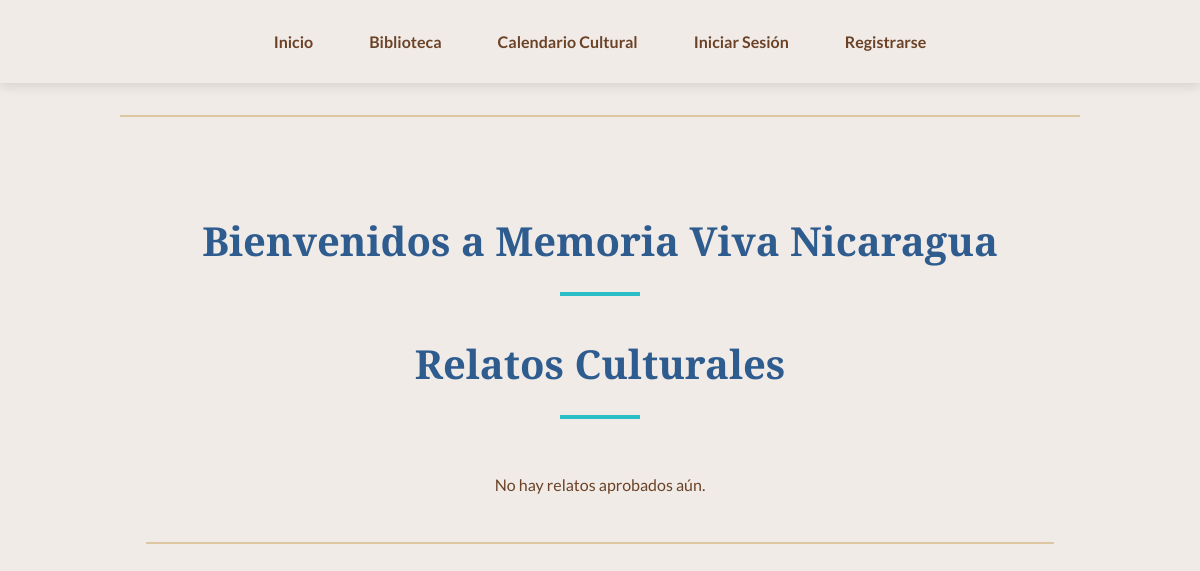
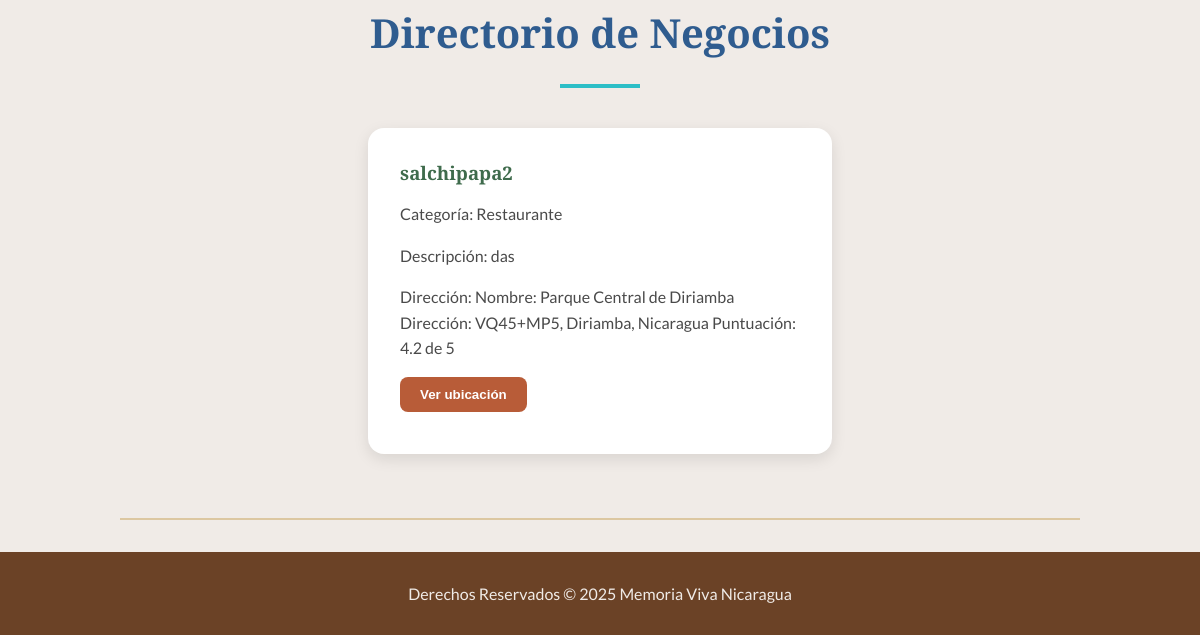
Before: / with the older database file (2 pictures, top to bottom).
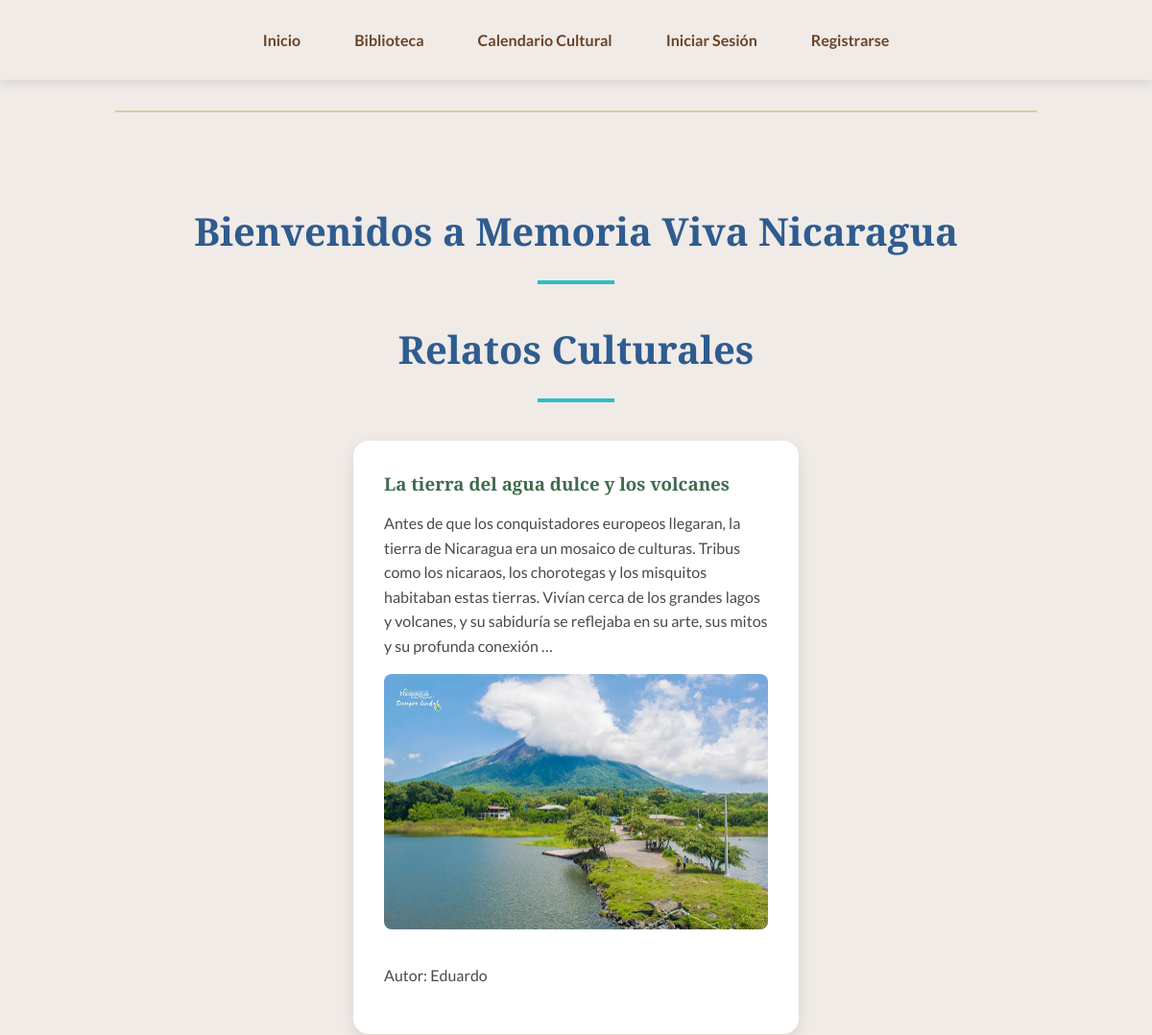
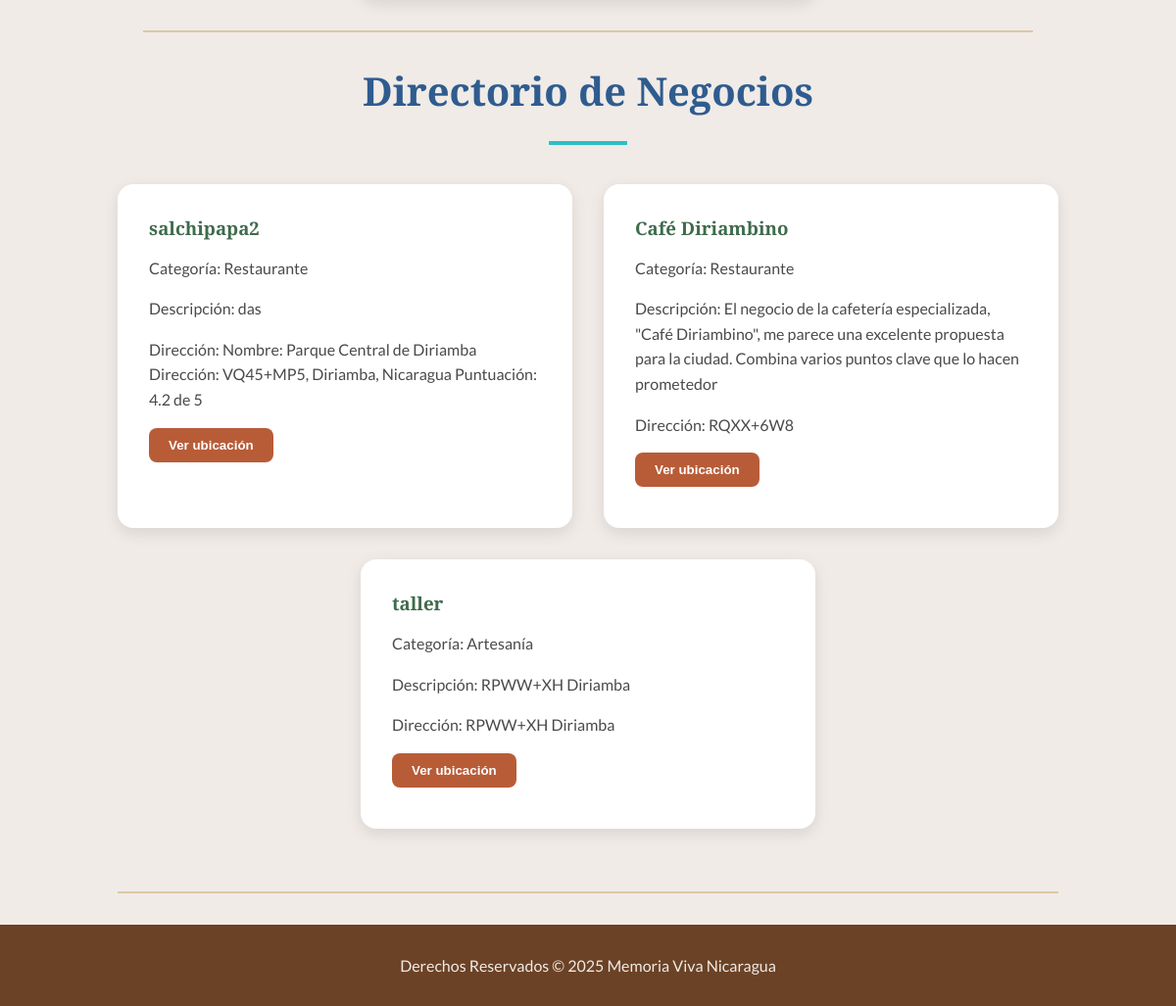
After: the same page with the newer database file (2 pictures, top to bottom).
### locales/models.py (models this page shows, shortened)
class Negocio(models.Model):
    CATEGORIES = (
        ('restaurante', 'Restaurante'),
        ('hotel', 'Hotel'),
        ('artesania', 'Artesanía'),
        ('museo', 'Museo'),
    )
    name = models.CharField(max_length=200)
    description = models.TextField()
    category = models.CharField(max_length=50, choices=CATEGORIES)
    address_text = models.CharField(max_length=255)
    hours = models.CharField(max_length=255)
    created_by = models.ForeignKey(User, on_delete=models.SET_NULL, null=True, related_name='negocios_creados')

class Relato(models.Model):
    STATUS_CHOICES = (
        ('pending', 'Pendiente'),
        ('approved', 'Aprobado'),
        ('rejected', 'Rechazado'),
    )
    title = models.CharField(max_length=200)
    content = models.TextField(default='')
    image = models.ImageField(upload_to='relatos/images/')
    status = models.CharField(max_length=10, choices=STATUS_CHOICES, default='pending')
    author = models.ForeignKey(User, on_delete=models.CASCADE)

### locales/views.py (the view)
# urls.py: path('', locales_views.home_view, name='home_view'),
def home_view(request):
    relatos = Relato.objects.filter(status='approved')
    negocios = Negocio.objects.all()
    return render(request, 'locales/home.html', {'relatos': relatos, 'negocios': negocios})

### locales/templates/locales/home.html (shortened to what this page needs)
{% extends 'locales/base.html' %}
{% block content %}
  <h1 class="section-title">Bienvenidos a Memoria Viva Nicaragua</h1>
  <h2 class="section-title">Relatos Culturales</h2>
  <div class="card-container">
    {% for relato in relatos %}
      <div class="card">
        <h3>{{ relato.title }}</h3>
        <p>{{ relato.content|safe|truncatewords:50 }}</p>
        {% if relato.image %}
          <img src="{{ relato.image.url }}" alt="{{ relato.title }}">
        {% endif %}
        <p>Autor: {{ relato.author.username }}</p>
      </div>
    {% empty %}
      <p>No hay relatos aprobados aún.</p>
    {% endfor %}
  </div>
  <hr>
  <h2 class="section-title">Directorio de Negocios</h2>
  <div class="card-container">
    {% for negocio in negocios %}
      <div class="card">
        <h3>{{ negocio.name }}</h3>
        <p>Categoría: {{ negocio.get_category_display }}</p>
        <p>Descripción: {{ negocio.description }}</p>
        <p>Dirección: {{ negocio.address_text }}</p>
        <button onclick="toggleMapa('{{ negocio.id }}', '{{ negocio.address_text|urlencode }}')" id="btn-{{ negocio.id }}">
          Ver ubicación
        </button>
      </div>
    {% empty %}
      <p>No hay negocios en el directorio.</p>
    {% endfor %}
  </div>
{% endblock %}

### locales/templates/locales/base.html (shortened to what this page needs)
<!DOCTYPE html>
<html lang="es">
<head>
</head>
<body>
    <nav>
        <a href="{% url 'home_view' %}">Inicio</a>
        <a href="{% url 'biblioteca_view' %}">Biblioteca</a>
        <a href="{% url 'evento_cultural_list' %}">Calendario Cultural</a>
        {% if user.is_authenticated %}
            <a href="{% url 'create_relato_view' %}">Crear Relato</a>
            <a href="{% url 'sugerir_negocio_view' %}">Sugerir Negocio</a>
            <a href="{% url 'create_receta_view' %}">Crear Receta</a>
            <a href="{% url 'logout_view' %}">Cerrar Sesión</a>
        {% else %}
            <a href="{% url 'login_view' %}">Iniciar Sesión</a>
            <a href="{% url 'register_view' %}">Registrarse</a>
        {% endif %}
    </nav>
    <hr>
    <main>
        {% block content %}{% endblock %}
    </main>
    <hr>
    <footer>
        <p>Derechos Reservados © 2025 Memoria Viva Nicaragua</p>
    </footer>
</body>
</html>

### locales/templates/locales/base.html (style rules this page uses)
:root { --color-primary: #DCC7A1; --color-secondary: #6B4226; --color-accent-1: #3F6B4C; --color-accent-2: #2F5C8F; --color-accent-3: #B85C38; --color-highlight: #2CBEC6; --color-light-beige: #F0EBE7; }
body { font-family: 'Lato', sans-serif; background-color: var(--color-primary); color: var(--color-secondary); margin: 0; display: flex; flex-direction: column; min-height: 100vh; }
nav { background-color: var(--color-light-beige); padding: 1.5rem 2rem; display: flex; justify-content: center; align-items: center; flex-wrap: wrap; gap: 1.5rem; box-shadow: 0 4px 10px rgba(0, 0, 0, 0.1); }
nav a { font-family: 'Lato', sans-serif; color: var(--color-secondary); text-decoration: none; font-weight: bold; font-size: 1rem; padding: 0.5rem 1rem; border-radius: 8px; transition: background-color 0.3s ease, color 0.3s ease; }
h1, h2 { font-family: 'Playfair Display', serif; color: var(--color-accent-2); text-align: center; position: relative; }
h1::after { content: ''; display: block; width: 80px; height: 4px; background-color: var(--color-highlight); margin: 1.5rem auto 0; }
main { flex: 1; padding: 2rem; }
hr { border: none; border-top: 2px solid var(--color-highlight); width: 80%; margin: 2rem auto; }
footer { background-color: var(--color-secondary); color: var(--color-light-beige); text-align: center; padding: 1rem; }

### locales/templates/locales/home.html (style rules this page uses)
:root { --color-primary: #DCC7A1; --color-secondary: #6B4226; --color-accent-1: #3F6B4C; --color-accent-2: #2F5C8F; --color-accent-3: #B85C38; --color-highlight: #2CBEC6; --color-light-beige: #F0EBE7; }
body { font-family: 'Lato', sans-serif; color: var(--color-secondary); background-color: var(--color-light-beige); }
.section-title { font-family: 'Playfair Display', serif; color: var(--color-accent-2); font-size: 2.5rem; margin-top: 2rem; margin-bottom: 2.5rem; position: relative; text-align: center; }
.section-title::after { content: ''; display: block; width: 80px; height: 4px; background-color: var(--color-highlight); margin: 1.5rem auto 0; }
.card-container { display: flex; flex-wrap: wrap; gap: 2rem; justify-content: center; padding: 0 1rem; }
.card { background-color: white; padding: 2rem; border-radius: 16px; box-shadow: 0 5px 15px rgba(0, 0, 0, 0.1); transition: transform 0.3s ease, box-shadow 0.3s ease; width: 100%; max-width: 400px; }
.card h3 { font-family: 'Playfair Display', serif; color: var(--color-accent-1); margin-top: 0; margin-bottom: 0.5rem; }
.card p { font-size: 1rem; line-height: 1.6; color: #4A4A4A; }
.card img { max-width: 100%; height: auto; border-radius: 8px; margin-bottom: 1rem; }
.card button { background-color: var(--color-accent-3); color: white; padding: 10px 20px; border: none; border-radius: 8px; cursor: pointer; font-weight: bold; transition: background-color 0.3s ease; }
hr { border: none; border-top: 2px solid var(--color-primary); width: 80%; margin: 2rem auto; }

Changed rows visible on the page:
added Relato: title "La tierra del agua dulce y los volcanes", content "Antes de que los conquistadores europeos llegaran, la tierra de Nicaragua era un mosaico de culturas. Tribus como los nicaraos, los chorotegas y los misquitos habitaban estas tierras. Vivían cerca de los grandes lagos y volcanes, y su sabiduría se reflejaba en su arte, sus mitos y su profunda conexión …", image (picture), author.username "Eduardo"
added Negocio: name "Café Diriambino", category "Restaurante", description "El negocio de la cafetería especializada, \"Café Diriambino\", me parece una excelente propuesta para la ciudad. Combina varios puntos clave que lo hacen prometedor", address_text "RQXX+6W8"
added Negocio: name "taller", category "Artesanía", description "RPWW+XH Diriamba", address_text "RPWW+XH Diriamba"
Other visible differences:
text no longer shown: "No hay relatos aprobados aún."
